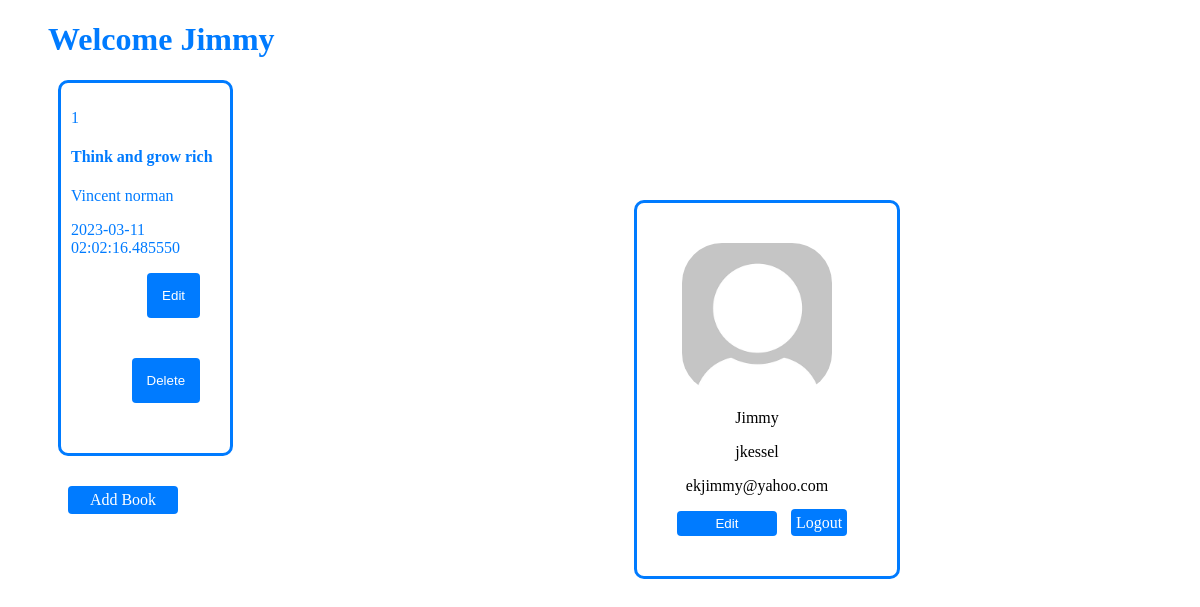
The page /jkessel on the database its author committed.
### models.py (models this page shows, shortened)
class User(db.Model):
    id = db.Column(db.Integer, primary_key=True)
    firstname = db.Column(db.String(100), nullable=False)
    username = db.Column(db.String(100), unique=True, nullable=False)
    email = db.Column(db.String(100), unique=True, nullable=False)
    password = db.Column(db.String(100), nullable=False)
    book = db.relationship('Books', lazy=True)

class Books(db.Model):
    id = db.Column(db.Integer, primary_key = True)
    title = db.Column(db.String(100), unique= True, nullable=False)
    author = db.Column(db.String(100), unique= False, nullable=False)
    date = db.Column(db.DateTime, default=datetime.utcnow, nullable=False)
    user_id = db.Column(db.Integer, db.ForeignKey('user.id'), nullable=False)

### app.py (the view)
@app.route('/<username>', methods=['GET','POST'])
def users(username):
    user = find_user(username)
    if user:
        user_id = user.id
        current_user = User.query.filter_by(id=user_id).first()
        books = get_user_books(user_id)
        book_titles = [book.title for book in books]
        book_authors = [book.author for book in books]
        book_dates = [book.date for book in books]
        return render_template('user.html', titles=book_titles, authors=book_authors, dates=book_dates, current_user=current_user, length=len(book_titles))
    else:
        message = 'Username does not exist'
        return render_template('login.html', message=message)

### queries.py (called while the page is built)
def find_user(username):
    found_user = User.query.filter_by(username=username).first()
    return found_user

def get_user_books(user_id):
    all_user_books = Books.query.filter_by(user_id=user_id).all()
    return all_user_books

### templates/user.html (shortened to what this page needs)
<!DOCTYPE html>
<html lang="en">
<head>
    <link rel="stylesheet" type="text/css" href="{{ url_for('static', filename='css/user.css') }}">
</head>
<body>
    <h1>Welcome {{ current_user.firstname }}</h1>
    <div class="profile">
        <img src="/static/images/dummy-profile-pic.png" width="15%" height="auto" alt="dummy profile photo">
        <p>{{ current_user.firstname }}</p>
        <p>{{ current_user.username }}</p>
        <p>{{ current_user.email }}</p>
        <a href="/edit_user"><button type="submit">Edit</button></a>
        <a href="/logout" class="logout-link">Logout</a>
    </div>
<div class="book-container">
    {% for i in range(length) %}
        <div class="number">
            <p>{{i+1}}</p>
            <h4>{{ titles[i] }}</h4>
            <p>{{ authors[i] }}</p>
            <p>{{ dates[i] }}</p>
            <form action="{{ url_for("edit_book") }}" method="post">
                <button type="submit">Edit</button>
            </form>
            <form action="{{ url_for("delete_book") }}" method="post">
                <button type="submit">Delete</button>
            </form>
        </div>
    {% endfor %}
</div>
    <div class="buttons-container">
        <a href="/add" class="add-link">Add Book</a>
        <br>
    </div>
</body>
</html>

### static/css/user.css (style rules this page uses)
.profile, .number { display: inline-block; vertical-align: top; border: 3px solid #007bff; }
.profile { width: 20%; padding-right: 20px; float: right; border-radius: 10px; border: 3px solid #007bff; margin-right: 300px; margin-top: 200px; text-align: center; position: fixed; top: 0; right: 0; z-index: 9999; }
.profile img { display: block; margin: 0 auto; margin-top: 40px; border-radius: 40px; width: 150px; }
.book-container { float: left; border-radius: 10px; margin-left: 50px; }
.book-container .number { border: 3px solid #007bff; padding: 10px; margin-bottom: 10px; border-radius: 10px; color: #007bff; }
.profile button[type="submit"] { margin-top: auto; margin-left: 10px; background-color: #007bff; color: white; border: none; border-radius: 4px; padding: 5px; cursor: pointer; width: 100px; margin-bottom: 40px; }
form button[type="submit"] { margin-top: auto; margin-left: auto; float: right; margin-right: 20px; background-color: #007bff; color: white; border: none; border-radius: 4px; padding: 15px; cursor: pointer; margin-bottom: 40px; }
.buttons-container { clear: both; margin-top: 20px; margin-left: 50px; text-align: right; float:left; display: flex; justify-content: space-between; }
.logout-link { margin-top: auto; margin-left: 10px; background-color: #007bff; color: white; border: none; border-radius: 4px; padding: 5px; cursor: pointer; width: 200px; margin-bottom: 40px; text-align: center; text-decoration: none; }
.add-link { margin-top: auto; margin-left: 10px; background-color: #007bff; color: white; border: none; border-radius: 4px; padding: 5px; cursor: pointer; width: 100px; margin-bottom: 40px; text-align: center; text-decoration: none; }
h1 { color: #007bff; margin-left: 40px; }
.number { border: 3px solid #007bff; width: 70%; }

### rows shown on the page
User: firstname "Jimmy", username "jkessel", email "ekjimmy@yahoo.com"
Books: title "Think and grow rich", author "Vincent norman", date "2023-03-11 02:02:16.485550"

### other values the page prints
{{ i+1 }} "1"
